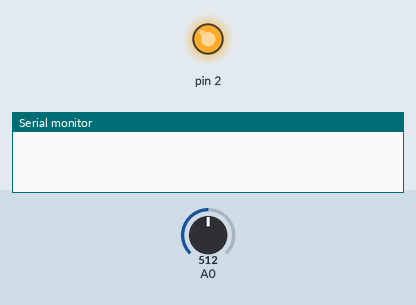
Simulated run of this sketch. Board: Arduino Uno, built with avr-gcc and run on an emulated ATmega328P. On the bench: output pins drawn as LEDs (lit = HIGH), the last lines printed to the serial monitor. Inputs (shaded band) come from the test bench; at power-on: A0 = 512.

Above: at 0.1 s.
At 34.1 s:
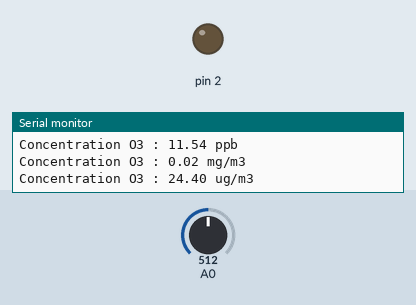
Timing chart, 0 to 112.5 s (numbered marks = the images above):
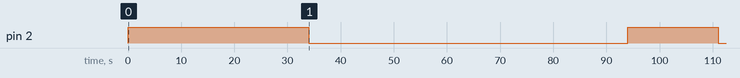

The sketch:

ozone.ino
```cpp
// (licence header left out)
#include <MQ131.h>

void setup() {
  Serial.begin(115200);

  // Init the sensor
  // - Heater control on pin 2
  // - Sensor analog read on pin A0
  // - Model LOW_CONCENTRATION
  // - Load resistance RL of 1MOhms (1000000 Ohms)
  MQ131.begin(2,A0, LOW_CONCENTRATION, 1000000);

  MQ131.calibrate();

}

void loop() {

  MQ131.sample();
  Serial.print("Concentration O3 : ");
  Serial.print(MQ131.getO3(PPM));
  Serial.println(" ppm");
  Serial.print("Concentration O3 : ");
  Serial.print(MQ131.getO3(PPB));
  Serial.println(" ppb");
  Serial.print("Concentration O3 : ");
  Serial.print(MQ131.getO3(MG_M3));
  Serial.println(" mg/m3");
  Serial.print("Concentration O3 : ");
  Serial.print(MQ131.getO3(UG_M3));
  Serial.println(" ug/m3");

  delay(60000);
}
```

Measured:
- by itself, pin 2: HIGH → LOW at 34.0 s, → HIGH 60.0 s later, → LOW 17.0 s later
